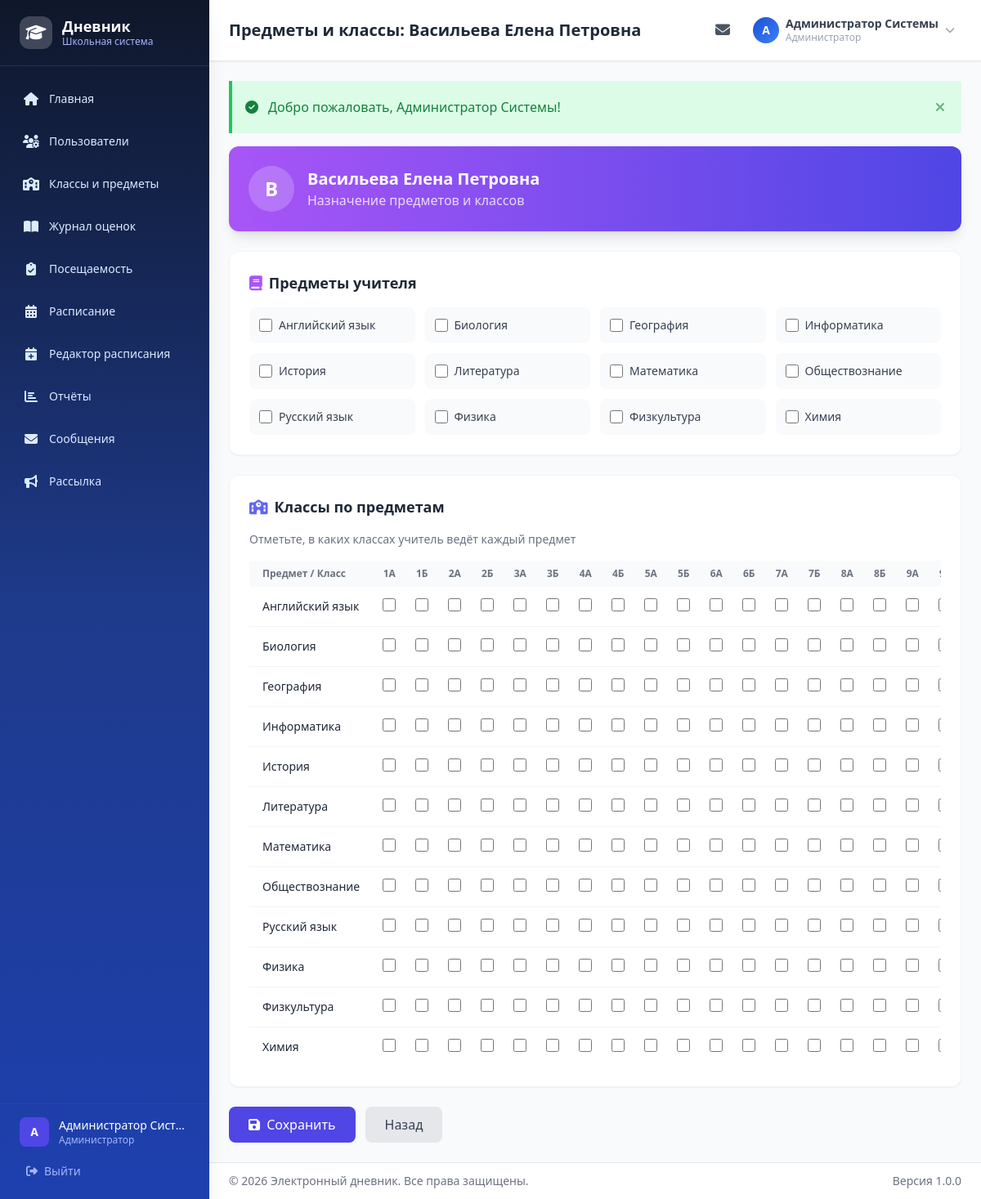
Page /users/teacher-subjects/39 (signed in) on the committed database.
### tables this page shows
CREATE TABLE `teachers` (
  `id` int NOT NULL,
  `user_id` int NOT NULL,
  `is_class_teacher` tinyint(1) DEFAULT '0'
);

CREATE TABLE `users` (
  `id` int NOT NULL,
  `login` varchar(100) NOT NULL,
  `password_hash` varchar(255) NOT NULL,
  `full_name` varchar(255) NOT NULL,
  `email` varchar(255) DEFAULT NULL,
  `phone` varchar(20) DEFAULT NULL,
  `role_id` int NOT NULL,
  `is_active` tinyint(1) DEFAULT '1',
  `last_login` timestamp NULL DEFAULT NULL,
  `created_at` timestamp NULL DEFAULT CURRENT_TIMESTAMP,
  `updated_at` timestamp NULL DEFAULT CURRENT_TIMESTAMP ON UPDATE CURRENT_TIMESTAMP
);

CREATE TABLE `subjects` (
  `id` int NOT NULL,
  `name` varchar(100) NOT NULL
);

CREATE TABLE `classes` (
  `id` int NOT NULL,
  `name` varchar(10) NOT NULL,
  `year` int NOT NULL,
  `class_teacher_id` int DEFAULT NULL
);

### controllers/UserController.php (called while the page is built, shortened)
<?php
class UserController {
    private $teacherModel;
    private $classModel;
    private $subjectModel;
    public function __construct() {
        require_once __DIR__ . '/../models/Teacher.php';
        require_once __DIR__ . '/../models/ClassModel.php';
        require_once __DIR__ . '/../models/Subject.php';
        $this->teacherModel = new Teacher();
        $this->classModel = new ClassModel();
        $this->subjectModel = new Subject();
    }
    public function teacherSubjects($teacherId) {
        $teacher = $this->teacherModel->findById($teacherId);
        $pageTitle = 'Предметы и классы: ' . $teacher['full_name'];
        $subjects = $this->subjectModel->getAll();
        $classes = $this->classModel->getAll(currentAcademicYear());
        $teacherSubjects = $this->teacherModel->getSubjects($teacherId);
        $teacherSubjectIds = array_column($teacherSubjects, 'id');
        $classSubjectMap = [];
        require __DIR__ . '/../views/layout/header.php';
        require __DIR__ . '/../views/users/teacher-subjects.php';
        require __DIR__ . '/../views/layout/footer.php';
    }
}

### config/database.php (called while the page is built, shortened)
<?php
function getDB() {
    static $pdo = null;
    if ($pdo === null) {
        $dsn = sprintf(
            'mysql:host=%s;port=%s;dbname=%s;charset=%s',
            DB_HOST, DB_PORT, DB_NAME, DB_CHARSET
        );
        $options = [
            PDO::ATTR_ERRMODE            => PDO::ERRMODE_EXCEPTION,
            PDO::ATTR_DEFAULT_FETCH_MODE => PDO::FETCH_ASSOC,
            PDO::ATTR_EMULATE_PREPARES   => false,
            PDO::MYSQL_ATTR_INIT_COMMAND => "SET NAMES " . DB_CHARSET,
        ];
        try {
            $pdo = new PDO($dsn, DB_USER, DB_PASS, $options);
        } catch (PDOException $e) {
            if (defined('APP_DEBUG') && APP_DEBUG) {
                die('Ошибка подключения к БД: ' . $e->getMessage());
            } else {
                die('Ошибка подключения к базе данных.');
            }
        }
    }
    return $pdo;
}

### models/Teacher.php (called while the page is built, shortened)
<?php
class Teacher {
    private $db;
    public function __construct() {
        $this->db = getDB();
    }
    public function findById($id) {
        $stmt = $this->db->prepare("
            SELECT t.*, u.full_name, u.email, u.login
            FROM teachers t
            JOIN users u ON t.user_id = u.id
            WHERE t.id = :id
        ");
        $stmt->execute([':id' => $id]);
        return $stmt->fetch();
    }
    public function getSubjects($teacherId) {
        $stmt = $this->db->prepare("
            SELECT s.* FROM subjects s
            JOIN teacher_subjects ts ON s.id = ts.subject_id
            WHERE ts.teacher_id = :teacher_id
            ORDER BY s.name
        ");
        $stmt->execute([':teacher_id' => $teacherId]);
        return $stmt->fetchAll();
    }
}

### includes/auth.php (called while the page is built, shortened)
<?php
function isLoggedIn() {
    return isset($_SESSION['user_id']) && !empty($_SESSION['user_id']);
}
function currentUser() {
    return [
        'id'        => $_SESSION['user_id'],
        'login'     => $_SESSION['user_login'],
        'full_name' => $_SESSION['user_full_name'],
        'role'      => $_SESSION['user_role'],
        'role_name' => $_SESSION['user_role_name'],
        'email'     => $_SESSION['user_email'] ?? '',
    ];
}

### models/Subject.php (called while the page is built, shortened)
<?php
class Subject {
    private $db;
    public function __construct() {
        $this->db = getDB();
    }
    public function getAll() {
        $stmt = $this->db->query("SELECT * FROM subjects ORDER BY name");
        return $stmt->fetchAll();
    }
}

### models/ClassModel.php (called while the page is built, shortened)
<?php
class ClassModel {
    private $db;
    public function __construct() {
        $this->db = getDB();
    }
    public function getAll($year = null) {
        $sql = "
            SELECT c.*, u.full_name as teacher_name,
                   (SELECT COUNT(*) FROM students s
                    JOIN users us ON s.user_id = us.id
                    WHERE s.class_id = c.id AND us.is_active = 1) as student_count
            FROM classes c
            LEFT JOIN teachers t ON c.class_teacher_id = t.id
            LEFT JOIN users u ON t.user_id = u.id
        ";
        $params = [];
        if ($year) {
            $sql .= " WHERE c.year = :year";
            $params[':year'] = $year;
        }
        $sql .= " ORDER BY CAST(REGEXP_SUBSTR(c.name, '^[0-9]+') AS UNSIGNED) ASC, c.name ASC";
        $stmt = $this->db->prepare($sql);
        $stmt->execute($params);
        return $stmt->fetchAll();
    }
}

### views/users/teacher-subjects.php (the view, shortened to what this page needs)
<div class="max-w-4xl mx-auto space-y-6">
    <div class="bg-gradient-to-r from-purple-500 to-indigo-600 rounded-xl p-6 text-white shadow-lg">
        <div class="flex items-center gap-4">
            <div class="w-14 h-14 bg-white/20 rounded-full flex items-center justify-center text-2xl font-bold">
                <?= mb_strtoupper(mb_substr($teacher['full_name'], 0, 1)) ?>
            </div>
            <div>
                <h2 class="text-xl font-bold"><?= e($teacher['full_name']) ?></h2>
                <p class="text-white/80">Назначение предметов и классов</p>
            </div>
        </div>
    </div>
    <form method="POST" action="<?= url('users/save-teacher-subjects/' . $teacherId) ?>" class="space-y-6">
        <div class="bg-white rounded-xl shadow-sm border border-gray-100 p-6">
            <h3 class="text-lg font-bold text-gray-800 mb-4">
                <i class="fas fa-book text-purple-500 mr-2"></i>Предметы учителя
            </h3>
            <div class="grid grid-cols-2 md:grid-cols-3 lg:grid-cols-4 gap-3">
                <?php foreach ($subjects as $subj): ?>
                <label class="flex items-center gap-2 p-3 bg-gray-50 rounded-lg cursor-pointer hover:bg-gray-100 transition">
                    <input type="checkbox" name="subjects[]" value="<?= $subj['id'] ?>"
                           <?= in_array($subj['id'], $teacherSubjectIds) ? 'checked' : '' ?>
                           class="w-4 h-4 text-indigo-600 border-gray-300 rounded focus:ring-indigo-500">
                    <span class="text-sm font-medium text-gray-700"><?= e($subj['name']) ?></span>
                </label>
                <?php endforeach; ?>
            </div>
        </div>
        <div class="bg-white rounded-xl shadow-sm border border-gray-100 p-6">
            <h3 class="text-lg font-bold text-gray-800 mb-4">
                <i class="fas fa-school text-indigo-500 mr-2"></i>Классы по предметам
            </h3>
            <p class="text-sm text-gray-500 mb-4">Отметьте, в каких классах учитель ведёт каждый предмет</p>
            <div class="overflow-x-auto">
                <table class="w-full">
                    <thead class="bg-gray-50">
                        <tr>
                            <th class="px-4 py-2 text-left text-xs font-semibold text-gray-500">Предмет / Класс</th>
                            <?php foreach ($classes as $cls): ?>
                            <th class="px-3 py-2 text-center text-xs font-semibold text-gray-500"><?= e($cls['name']) ?></th>
                            <?php endforeach; ?>
                        </tr>
                    </thead>
                    <tbody class="divide-y divide-gray-100">
                        <?php foreach ($subjects as $subj): ?>
                        <tr class="hover:bg-gray-50">
                            <td class="px-4 py-3 font-medium text-sm text-gray-800"><?= e($subj['name']) ?></td>
                            <?php foreach ($classes as $cls):
                                $key = $subj['id'] . '_' . $cls['id'];
                                $checked = isset($classSubjectMap[$key]);
                            ?>
                            <td class="px-3 py-3 text-center">
                                <input type="checkbox" name="cs_<?= $subj['id'] ?>_<?= $cls['id'] ?>" value="1"
                                       <?= $checked ? 'checked' : '' ?>
                                       class="w-4 h-4 text-indigo-600 border-gray-300 rounded focus:ring-indigo-500 cursor-pointer">
                            </td>
                            <?php endforeach; ?>
                        </tr>
                        <?php endforeach; ?>
                    </tbody>
                </table>
            </div>
        </div>
        <div class="flex items-center gap-3">
            <button type="submit" class="px-6 py-2.5 bg-indigo-600 text-white rounded-lg hover:bg-indigo-700 transition font-medium">
                <i class="fas fa-save mr-1"></i> Сохранить
            </button>
            <a href="<?= url('users') ?>" class="px-6 py-2.5 bg-gray-200 text-gray-700 rounded-lg hover:bg-gray-300 transition font-medium">
                Назад
            </a>
        </div>
    </form>
</div>

### views/layout/header.php (shortened to what this page needs)
<!DOCTYPE html>
<html lang="ru" class="h-full">
<head>
    <script src="https://cdn.tailwindcss.com"></script>
    <link rel="stylesheet" href="https://cdnjs.cloudflare.com/ajax/libs/font-awesome/6.5.1/css/all.min.css">
    <link rel="stylesheet" href="<?= url('assets/css/style.css') ?>">
</head>
<body class="h-full bg-gray-50">
<div class="flex h-full">
    <?php require __DIR__ . '/sidebar.php'; ?>
    <div class="flex-1 flex flex-col min-h-screen lg:ml-64">
        <header class="bg-white shadow-sm border-b border-gray-200 sticky top-0 z-30">
            <div class="flex items-center justify-between px-4 lg:px-6 py-3">
                <h1 class="text-lg lg:text-xl font-bold text-gray-800 truncate">
                    <?= e($pageTitle ?? 'Главная панель') ?>
                </h1>
                <div class="flex items-center gap-3">
                    <a href="<?= url('messages/inbox') ?>" class="relative p-2 rounded-lg text-gray-600 hover:bg-gray-100 transition">
                        <i class="fas fa-envelope text-lg"></i>
                    </a>
                    <div class="relative" id="profileDropdown">
                        <button onclick="toggleProfileMenu()" class="flex items-center gap-2 p-2 rounded-lg hover:bg-gray-100 transition">
                            <div class="w-8 h-8 bg-gradient-to-br from-blue-700 to-blue-500 rounded-full flex items-center justify-center text-white text-sm font-bold">
                                <?= mb_strtoupper(mb_substr($currentUser['full_name'], 0, 1)) ?>
                            </div>
                            <div class="hidden md:block text-left">
                                <p class="text-sm font-semibold text-gray-700 leading-tight"><?= e($currentUser['full_name']) ?></p>
                                <p class="text-xs text-gray-400"><?= e($currentUser['role_name']) ?></p>
                            </div>
                            <i class="fas fa-chevron-down text-xs text-gray-400 hidden md:block"></i>
                        </button>
                    </div>
                </div>
            </div>
        </header>
        <main class="flex-1 p-4 lg:p-6">

### assets/css/style.css (style rules this page uses)
:root { --school-bg: #F4F7FB; --school-card: #FFFFFF; --school-border: #DCE3ED; --school-primary-900: #0F2D5C; --school-primary-800: #163B79; --school-primary-700: #1E40AF; --school-primary-600: #1D4ED8; --school-primary-500: #2563EB; --school-primary-100: #DBEAFE; --school-primary-50: #EFF6FF; --school-text: #0F172A; --school-muted: #475569; --school-success: #16A34A; --school-warning: #D97706; --school-danger: #DC2626; }
* { scrollbar-width: thin; scrollbar-color: #c7d2fe #f1f5f9; }
body { background: var(--school-bg); color: var(--school-text); }
main > * { animation: fadeInUp 0.3s ease-out; }
main > *:nth-child(2) { animation-delay: 0.05s; }

### rows in the picture
teachers: user.full_name "Предметы и классы: Васильева Елена Петровна", user.full_name "В", user.full_name "Васильева Елена Петровна"
subjects: name "Английский язык"
subjects: name "Биология"
subjects: name "География"
subjects: name "Информатика"
subjects: name "История"
subjects: name "Литература"
subjects: name "Математика"
subjects: name "Обществознание"
subjects: name "Русский язык"
subjects: name "Физика"
subjects: name "Физкультура"
subjects: name "Химия"
classes: name "1А"
classes: name "1Б"
classes: name "2А"
classes: name "2Б"
classes: name "3А"
classes: name "3Б"
classes: name "4А"
classes: name "4Б"
classes: name "5А"
classes: name "5Б"
classes: name "6А"
classes: name "6Б"
classes: name "7А"
classes: name "7Б"
classes: name "8А"
classes: name "8Б"
classes: name "9А"

### other values in the picture
$item['label'] "Главная"
$item['label'] "Пользователи"
$item['label'] "Классы и предметы"
$item['label'] "Журнал оценок"
$item['label'] "Посещаемость"
$item['label'] "Расписание"
$item['label'] "Редактор расписания"
$item['label'] "Отчёты"
$item['label'] "Сообщения"
$item['label'] "Рассылка"
mb_strtoupper(mb_substr($currentUser['full_name'] ?? 'U', 0, 1)) "А"
$currentUser['full_name'] "Администратор Сист…"
$currentUser['role_name'] "Администратор"
mb_strtoupper(mb_substr($currentUser['full_name'], 0, 1)) "А"
$currentUser['full_name'] "Администратор Системы"
